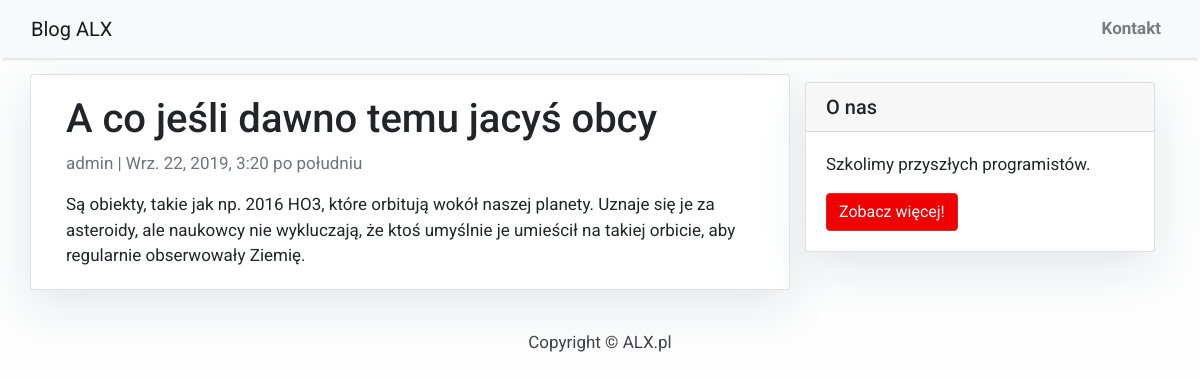
/post/a-co-jesli-dawno-temu/, run on the app's committed database.
### blog/models.py (models this page shows, shortened)
class Post(models.Model):
    title = models.CharField(max_length=200, unique=True)
    slug = models.SlugField(max_length=200, unique=True)
    author = models.ForeignKey(User, on_delete= models.CASCADE,related_name='blog_posts')
    updated_on = models.DateTimeField(auto_now= True)
    content = models.TextField()
    created_on = models.DateTimeField(auto_now_add=True)
    status = models.IntegerField(choices=STATUS, default=0)
    class Meta:
        ordering = ['-created_on']

### blog/views.py (the view)
# urls.py: url(r'post/(?P<slug>[\w-]+)/$', views.PostDetail.as_view(), name='post_detail'),
class PostDetail(generic.DetailView):
    model = Post
    template_name = 'post_detail.html'

### templates/post_detail.html
{% extends 'base.html' %} {% block content %}
<div class="container">
  <div class="row">
    <div class="col-md-8 card mb-4  mt-3 left  top">
      <div class="card-body">
        <h1>{% block title %} {{ object.title }} {% endblock title %}</h1>
        <p class=" text-muted">{{ post.author }} | {{ post.created_on }}</p>
        <p class="card-text ">{{ object.content | safe }}</p>
      </div>
    </div>
    {% block sidebar %} {% include 'sidebar.html' %} {% endblock sidebar %}
  </div>
</div>
{% endblock content %}

### templates/base.html (style rules this page uses)
body { font-family: "Roboto", sans-serif; font-size: 17px; background-color: #fdfdfd; }

### templates/sidebar.html (style rules this page uses)
.card { box-shadow: 0 16px 48px #E3E7EB; }

### data on the page
Post: title "A co jeśli dawno temu jacyś obcy", author "admin", created_on "Wrz. 22, 2019, 3:20 po południu", content "Są obiekty, takie jak np. 2016 HO3, które orbitują wokół naszej planety. Uznaje się je za asteroidy, ale naukowcy nie wykluczają, że ktoś umyślnie je umieścił na takiej orbicie, aby regularnie obserwowały Ziemię."
